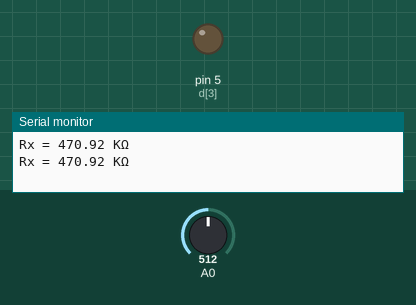
The sketch below on a simulated Arduino Uno, built with avr-gcc and run on an emulated ATmega328P. Parts: output pins drawn as LEDs (lit = HIGH), the last lines printed to the serial monitor. Inputs (shaded band) come from the test bench; at power-on: A0 = 512.

Above: at 6.0 s.
6.1 s: A0 set to 115
12.2 s: A0 set to 95
At 16.6 s:
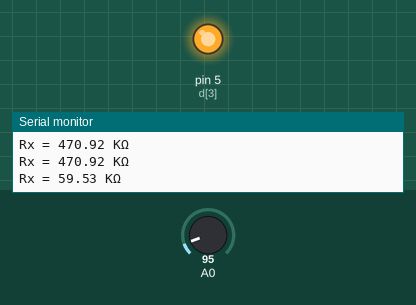
22.4 s: A0 set to 716
32.8 s: A0 set to 1008
38.9 s: A0 set to 1023
48.1 s: A0 set to 0
Timing chart, 0 to 51.1 s (numbered marks = the images above; inputs shaded):
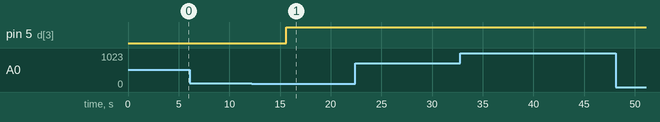

Measured:
- the behaviour switches between 105 and 104 on A0 (found by bisection; images 0 and 1)
- after the input at 12.2 s, pin 5 (d[3]): LOW → HIGH after 3.4 s

The sketch:

esa-04.ino
```cpp
/*
 * ESA #4 - Resistance Value Measurement
 */

// test

int d[4] = { 2, 3, 4, 5 };
float r[4] = { 470000.0, 47000.0, 4700.0, 470.0 };
int n = 0;
float vin = 3.3, vx, vr, rx, i;
String unit = "ohm";

void setup() {
  Serial.begin(9600);
  pinMode(d[0], INPUT);
  pinMode(d[1], INPUT);
  pinMode(d[2], INPUT);
  pinMode(d[3], INPUT);
}

void loop() {

  for (int p=0; p<4; p++) {
    pinMode(d[p], OUTPUT);
    digitalWrite(d[p], HIGH);
    delay(100);
    n = analogRead(A0);
    pinMode(d[p], INPUT);

    if (n == 1023) {
      Serial.println("Rx = infinito");
      p = 4;
    }
    else if (n >= 105) {
      vx = n / 1023.0 * vin;
      vr = vin - vx;
      i = vr / float(r[p]);
      rx = vx / i;
      Serial.print("Rx = ");
      if (rx >= 1000000) {
        Serial.print(rx/1000000); Serial.println(" M\u03a9");
      }
      else if (rx >= 1000) {
        Serial.print(rx/1000);    Serial.println(" K\u03a9");
      }
      else {
        Serial.print(rx);         Serial.println(" \u03a9");
      }
      p = 4;
    }
  }
  delay(5000);
}
```
